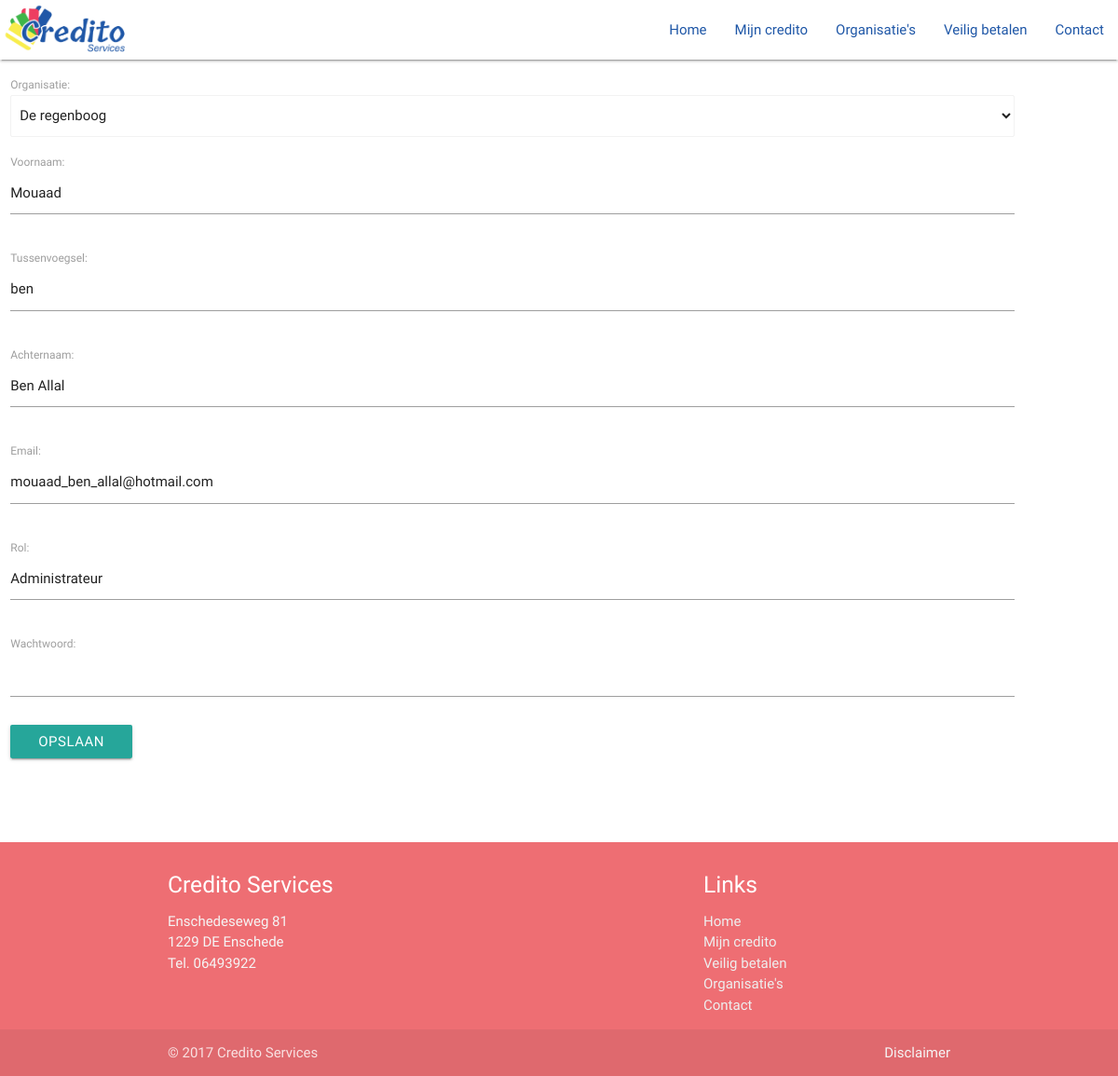
Page /credito/update/11 on the committed database.
### creditoapp/models.py (models this page shows, shortened)
class Werknemer(models.Model):
    organisatie = models.ForeignKey(Organisatie, related_name='werknemers', default=None)
    voornaam = models.CharField(max_length=150)
    tussenvoegsel = models.CharField(max_length=5, blank=True)
    achternaam = models.CharField(max_length=150)
    email = models.EmailField(max_length=150)
    wachtwoord = models.CharField(max_length=50, blank=True)
    nieuwwachtwoord = models.CharField(max_length=50, blank=True)
    rol = models.CharField(max_length=150, default=None)
    created_at = models.DateTimeField(auto_now_add=True)
    updated_at = models.DateTimeField(auto_now=True)
    class Meta:
        ordering = ('created_at',)

### creditoapp/views.py (the view)
# urls.py: url(r'^credito/update/(?P<pk>\d+)$', WerknemerUpdate.as_view(), name='werknemer_update'),
class WerknemerUpdate(UpdateView):
    model = Werknemer
    form_class = UpdateForm
    template_name = 'werknemer/werknemerupdate.html'
    success_url = reverse_lazy('werknemers_list')

### creditoapp/forms.py
class UpdateForm(ModelForm):
    class Meta:
        model = Werknemer
        fields = ['organisatie', 'voornaam',
                  'tussenvoegsel', 'achternaam',
                  'email', 'rol', 'wachtwoord',
                  ]
        wachtwoord = forms.CharField(widget=forms.PasswordInput)
        widgets = {'wachtwoord': forms.PasswordInput(), }

### creditoapp/models.py (called while the page is built)
    def __str__(self):
        return self.naam

### creditoapp/templates/werknemer/werknemerupdate.html (shortened to what this page needs)
{% extends 'base.html' %}
{% block content %}
    <form action="{% url 'werknemer_update' werknemer.id %}" method="post">
        {{ form.as_p }}
        <input type="submit" class="waves-effect btn" value="Opslaan">
    </form>
<br>
    <br>
{% endblock %}

### rows in the picture
Werknemer: organisatie "De regenboog", voornaam "Mouaad", tussenvoegsel "ben", achternaam "Ben Allal", email "mouaad_ben_allal@hotmail.com", rol "Administrateur"
